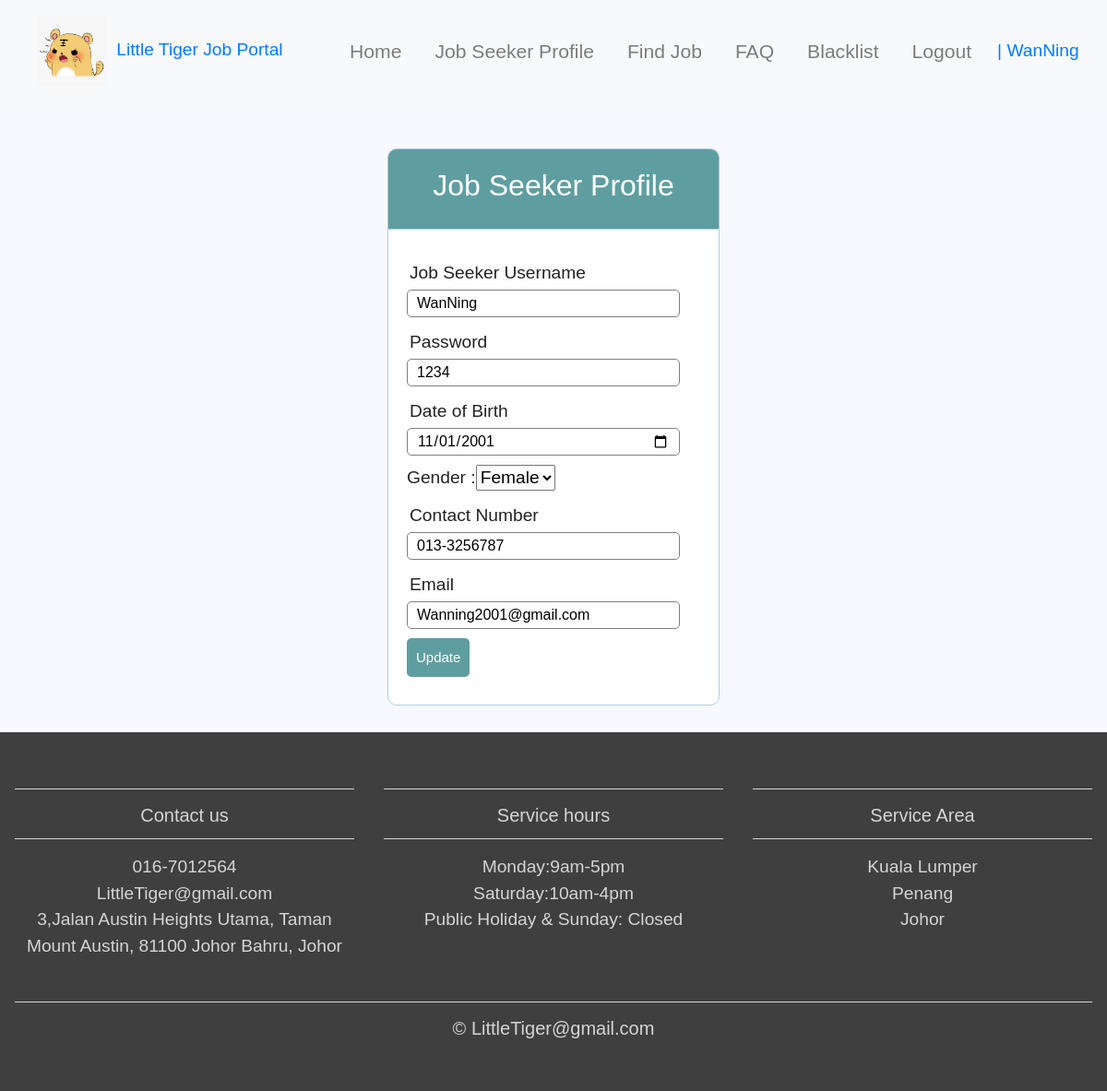
/jobseekerprofile.php (signed in), run on the app's committed database.
### tables this page shows
CREATE TABLE IF NOT EXISTS `jobseeker` (
  `ID` int(11) NOT NULL AUTO_INCREMENT,
  `Username` varchar(255) NOT NULL,
  `Password` varchar(200) NOT NULL,
  `dob` varchar(25) NOT NULL,
  `Gender` varchar(20) NOT NULL,
  `ContactNumber` varchar(25) NOT NULL,
  `Email` varchar(255) NOT NULL,
  PRIMARY KEY (`ID`)
);

### jobseekerprofile.php (the view, shortened to what this page needs)
<?php include('server.php') ;
$username=$_SESSION['username'];
$query = "SELECT * FROM `jobseeker` WHERE Username='$username'";
$result = mysqli_query($db, $query) or die ( mysqli_error());
$row = mysqli_fetch_assoc($result);
?>
 <!DOCTYPE html>
<html lang="en">
<head>
	<link rel="stylesheet" href="https://maxcdn.bootstrapcdn.com/bootstrap/4.0.0/css/bootstrap.min.css">
	<link href="css/style.css" rel="stylesheet">
</head>
<body>
<nav class="navbar navbar-expand-md navbar-light bg-light sticky-top">
<div class="container-fluid">
	<a class="navbvar-brand" href="#"><img class="logo" src="img/Tiger.jpg">Little Tiger Job Portal</a>
	<div class="collapse navbar-collapse" id="navbarResponsive">
		<ul class="navbar-nav ml-auto">
		<li class="nav-item">
		<a class="nav-link" href="jobseeker.php">Home</a>
        </li>
        <li class="nav-item">
			<a class="nav-link" href="jobseekerprofile.php">Job Seeker Profile</a>
		</li>
        <li class="nav-item">
			<a class="nav-link" href="findjob.php">Find Job</a>
        </li>
	  <li class="nav-item">
			<a class="nav-link" href="jobseekerfaq.php">FAQ</a>
        </li>
        <li class="nav-item">
			<a class="nav-link" href="jobseekerblacklist.php">Blacklist</a>
		</li>
		<li class="nav-item">
			<a class="nav-link" href="index1.php">Logout</a>
		</li>
	</ul>
	<a class="navbvar-brand" href="#">| <?php echo $_SESSION['username']; ?></a>
</div>
</div>
</nav>
<div class="header">
		<h2>Job Seeker Profile</h2>
	</div>
<form method="post" action="jobseekerprofile.php">
		<div class="input-group">
			<label>Job Seeker Username</label>
			<input type="text" name="JobSeekerUsername" value="<?php echo $row['Username']; ?>">
		</div>
		<div class="input-group">
			<label>Password</label>
			<input type="text" name="JobSeekerPassword" value="<?php echo $row['Password']; ?>">
		</div>
		<div class="input-group">
			<label>Date of Birth</label>
			<input type="date" name="JobSeekerdob" value="<?php echo $row['dob']; ?>">
		</div>
		<div class="input-group">
		Gender :<select name="JobSeekerGender">
            				<option <?php if("Female"==$row["Gender"]) echo 'selected="selected"'; ?>>Female</option>
        					</select>
		</div>
		<div class="input-group">
			<label>Contact Number</label>
			<input type="contact_number" name="JobSeekerContactNumber" value="<?php echo $row['ContactNumber']; ?>">
		</div>
		<div class="input-group">
			<label>Email</label>
			<input type="email" name="JobSeekerEmail" value="<?php echo $row['Email']; ?>">
		</div>
		<div class="input-group">
			<button type="submit" class="btn" name="JobSeekerprofileupdate">Update</button>
		</div>
	</form>
<br>
<footer>
<div class="container-fluid padding">
<div class="row text-center">
  <div class="col-md-4">
    <hr class="light">
    <h5>Contact us</h5>
    <hr class="light">
    <p>016-7012564</p>
    <p>LittleTiger@gmail.com</p>
    <p>3,Jalan Austin Heights Utama,
    Taman Mount Austin, 81100 Johor Bahru, Johor</p>
  </div>
      <div class="col-md-4">
    <hr class="light">
    <h5>Service hours</h5>
    <hr class="light">
    <p>Monday:9am-5pm</p>
    <p>Saturday:10am-4pm</p>
    <p>Public Holiday & Sunday: Closed</p>
  </div>
  <div class="col-md-4">
    <hr class="light">
    <h5>Service Area</h5>
    <hr class="light">
    <p>Kuala Lumper</p>
    <p>Penang</p>
    <p>Johor</p>
  </div>
  <div class="col-12">
    <hr class="light-100">
    <h5>&COPY; LittleTiger@gmail.com</h5>
  </div>
  </div>
</div>
</footer>
</body>
</html>

### css/style.css (style rules this page uses)
.logo { height: 80px; padding: 2px 10px; }
html, body { height: 100%; width: 100%; font-family: 'Poppins',sans-serif; color:#222; }
.navbar { padding: .8em; }
.navbar-nav li { padding-right: 20px; }
.nav-link { font-size: 1.1em !important; }
.padding { padding-bottom: 2rem; }
footer { background-color: #3f3f3f; color: #d5d5d5; padding-top: 2rem; }
hr.light { border-top: 1px solid #d5d5d5; width: 100%; margin-top: .8rem; margin-bottom: 1rem; }
hr.light-100 { border-top: 1px solid #d5d5d5; width: 100%; margin-top: .8rem; margin-bottom: 1rem; }
[class*="col-"] { padding: 1rem; }
* { margin: 0px; padding: 0px; }
body { font-size: 120%; background: #F8F8FF; }
.header { width: 30%; margin: 50px auto 0px; color: white; background: #5F9EA0; text-align: center; border: 1px solid #B0C4DE; border-bottom: none; border-radius: 10px 10px 0px 0px; padding: 20px; }
form, .content { width: 30%; margin: 0px auto; padding: 20px; border: 1px solid #b0d0de; background: white; border-radius: 0px 0px 10px 10px; }
.input-group { margin: 10px 0px 10px 0px; }
.input-group label { display: block; text-align: left; margin: 3px; }
.input-group input { height: 30px; width: 93%; padding: 5px 10px; font-size: 16px; border-radius: 5px; border: 1px solid gray; }
.btn { padding: 10px; font-size: 15px; color: white; background: #5F9EA0; border: none; border-radius: 5px; }
body { font-family: arial; }
p { margin: 0; padding: 0; }

### data on the page
jobseeker: JobSeekerUsername "WanNing", JobSeekerPassword "1234", JobSeekerdob "11/01/2001", JobSeekerGender "Female", JobSeekerContactNumber "013-3256787", JobSeekerEmail "Wanning2001@gmail.com"

### other printed values
$_SESSION['username'] "WanNing"
